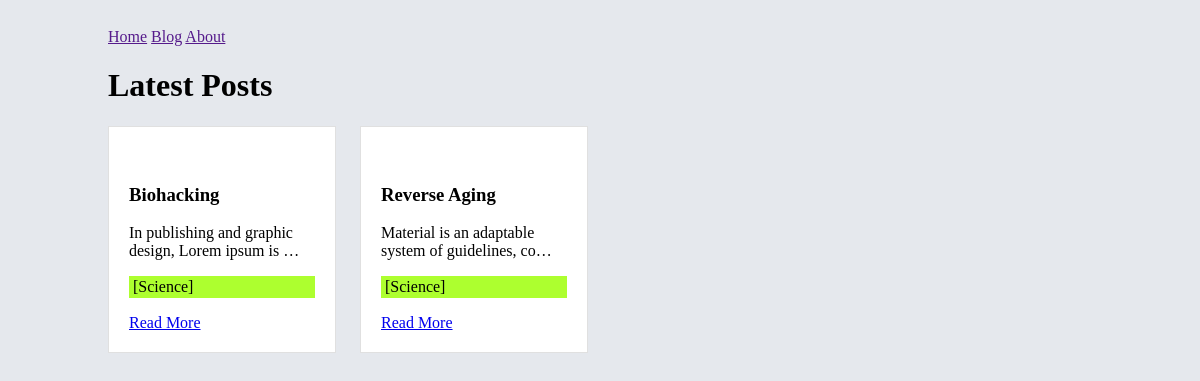
The page / on the database its author committed.
### blog/models.py (models this page shows, shortened)
class Post(models.Model):
    title = models.CharField(max_length=100)
    content = models.TextField()
    img_url = models.URLField()
    created_at = models.DateTimeField(auto_now_add=True)
    slug = models.SlugField(unique=True)
    category = models.ForeignKey(Category, on_delete=models.CASCADE)

class Category(models.Model):
    name = models.CharField(max_length=100)
    def __str__(self):
        return self.name

### blog/views.py (the view)
# urls.py: path("", views.index, name="index"),
def index(request):
    blog_title = "Latest Posts"
    posts = Post.objects.all()
    return render(request, "index.html", {'blog_title': blog_title, 'posts': posts})

### blog/templates/index.html (shortened to what this page needs)
{% extends 'base.html' %}
{% block content %}
    <h1>{{blog_title}}</h1>
   <section class="grid">
        {% if posts %}
            {% for post in posts %}
                <div class="card">
                    <h3>{{ post.title }}</h3>
                    <p>{{ post.content | truncatechars:50 }}</p>
                    <p class="tag">[{{ post.category }}]</p>
                    <a href="{% url "blog:detail" slug=post.slug %}">Read More</a>
                </div>
        {% endfor %}
        {% else %}
                <p>No posts available</p>
        {% endif %}
   </section>
{% endblock %}

### blog/templates/base.html (shortened to what this page needs)
{% load static %}
<!DOCTYPE html>
<html lang="en">
<head>
    <link rel="stylesheet" href="{% static 'style.css' %}">
</head>
<body>
    {% include 'includes/header.html' %}
    {% block content %}
    {% endblock %}
</body>
</html>

### blog/templates/includes/header.html
<header>
    <nav>
        <a href="">Home</a>
        <a href="">Blog</a>
        <a href="">About</a>
    </nav>
</header>

### blog/static/style.css (style rules this page uses)
body { padding: 20px 100px; background-color: #E5E8ED; }
.grid { display: grid; grid-template-columns: repeat(4, 1fr); gap: 24px; }
.card { background-color: white; padding: 20px; border: 1px solid #e0e0e0; }
.tag { padding: 2px 4px; background-color: greenyellow; }

### rows shown on the page
Post: title "Biohacking", content "In publishing and graphic design, Lorem ipsum is …", category "Science"
Post: title "Reverse Aging", content "Material is an adaptable system of guidelines, co…", category "Science"

### other values the page prints
{{ blog_title }} "Latest Posts"
